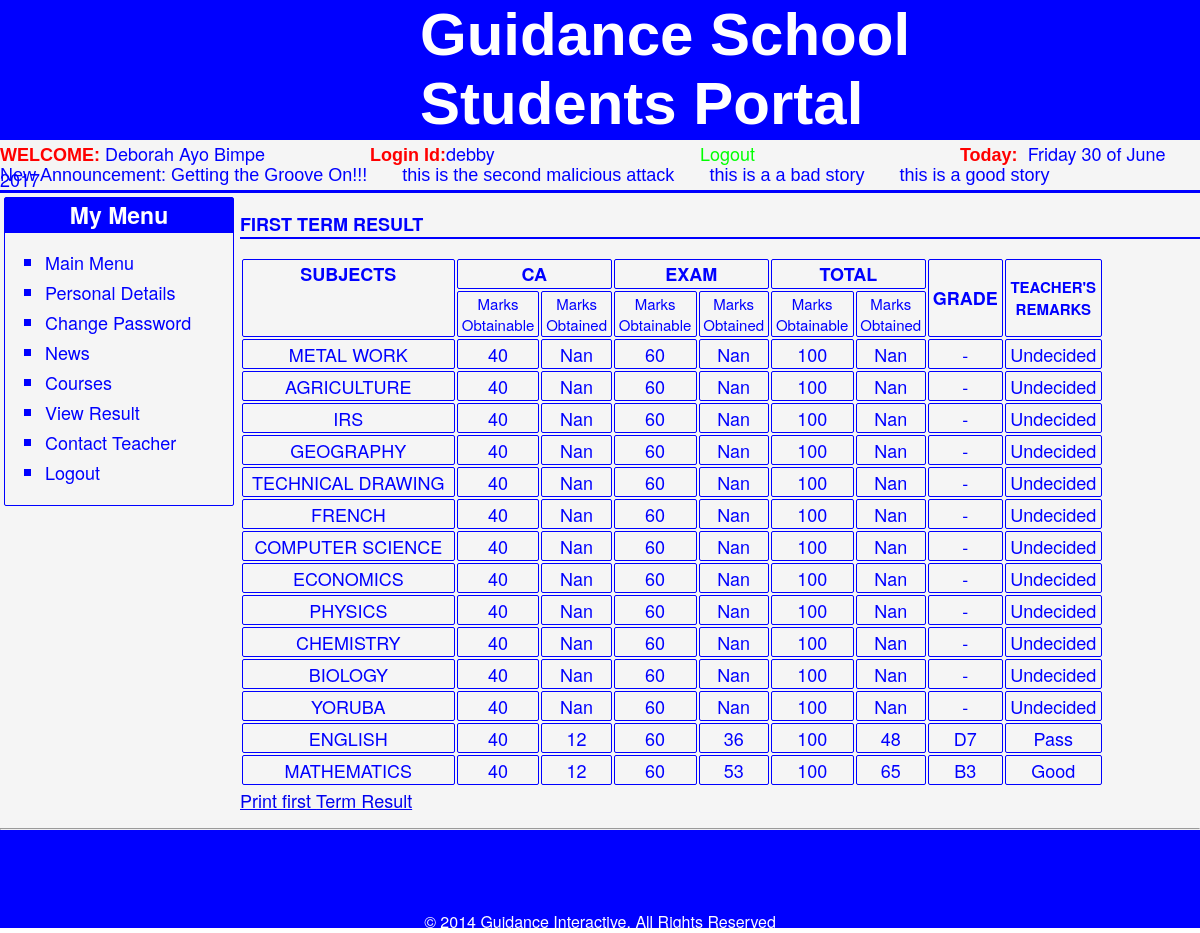
The page /students/result.php?term=first (signed in) on the database its author committed.
### tables this page shows
CREATE TABLE IF NOT EXISTS `notice` (
  `id` int(3) unsigned NOT NULL AUTO_INCREMENT,
  `notice` varchar(500) NOT NULL,
  PRIMARY KEY (`id`),
  UNIQUE KEY `id` (`id`)
);

CREATE TABLE IF NOT EXISTS `students` (
  `id` int(3) NOT NULL AUTO_INCREMENT,
  `student_id` varchar(15) NOT NULL,
  `surname` varchar(50) NOT NULL,
  `firstname` varchar(50) NOT NULL,
  `othername` varchar(50) NOT NULL,
  `username` varchar(50) NOT NULL,
  `password` varchar(50) NOT NULL,
  `phone` varchar(20) NOT NULL,
  `email` varchar(50) NOT NULL,
  `admission_date` date NOT NULL,
  `admin_admitting` varchar(50) NOT NULL,
  `date_of_birth` date NOT NULL,
  `age` int(3) NOT NULL,
  `gender` varchar(10) NOT NULL,
  `nationality` varchar(10) NOT NULL,
  `religion` varchar(15) NOT NULL,
  `address` varchar(100) NOT NULL,
  `state_of_origin` varchar(30) NOT NULL,
  `state_of_birth` varchar(30) NOT NULL,
  `parent_phone` varchar(20) NOT NULL,
  `parent_email` varchar(50) NOT NULL,
  `class_of_admitant` varchar(20) NOT NULL,
  `department` varchar(20) NOT NULL,
  `picture` varchar(200) NOT NULL,
  `courses` varchar(1000) NOT NULL,
  PRIMARY KEY (`id`),
  UNIQUE KEY `student_id` (`student_id`,`username`,`email`)
);

CREATE TABLE IF NOT EXISTS `english` (
  `no` int(5) NOT NULL AUTO_INCREMENT,
  `student_id` varchar(30) NOT NULL,
  `name` varchar(50) NOT NULL,
  `CA_for_first` int(5) NOT NULL,
  `EXAM_for_first` int(5) NOT NULL,
  `total_for_first` int(11) NOT NULL,
  `CA_for_second` int(11) NOT NULL,
  `EXAM_for_second` int(11) NOT NULL,
  `total_for_second` int(11) NOT NULL,
  `CA_for_third` int(11) NOT NULL,
  `EXAM_for_third` int(11) NOT NULL,
  `total_for_third` int(11) NOT NULL,
  `overall_average` int(11) NOT NULL,
  `session` varchar(50) NOT NULL,
  `class` varchar(50) NOT NULL,
  PRIMARY KEY (`no`),
  UNIQUE KEY `no` (`no`)
);

CREATE TABLE IF NOT EXISTS `mathematics` (
  `no` int(5) NOT NULL AUTO_INCREMENT,
  `student_id` varchar(30) NOT NULL,
  `name` varchar(50) NOT NULL,
  `CA_for_first` int(5) NOT NULL,
  `EXAM_for_first` int(5) NOT NULL,
  `total_for_first` int(11) NOT NULL,
  `CA_for_second` int(11) NOT NULL,
  `EXAM_for_second` int(11) NOT NULL,
  `total_for_second` int(11) NOT NULL,
  `CA_for_third` int(11) NOT NULL,
  `EXAM_for_third` int(11) NOT NULL,
  `total_for_third` int(11) NOT NULL,
  `overall_average` int(11) NOT NULL,
  `session` varchar(50) NOT NULL,
  `class` varchar(50) NOT NULL,
  PRIMARY KEY (`no`),
  UNIQUE KEY `no` (`no`)
);

### students/session.php (called while the page is built, shortened)
<?php
if(!empty($_SESSION['student'])){
$student=$_SESSION['student'];
}else{
header('location:login.php');
}
?>

### students/result.php (the view, shortened to what this page needs)
<?php
include('session.php');
?>
<!DOCTYPE html PUBLIC "-//W3C//DTD XHTML 1.0 Transitional//EN" "http://www.w3.org/TR/xhtml1/DTD/xhtml1-transitional.dtd">
<html xmlns="http://www.w3.org/1999/xhtml">
<head>
<link href="css/style.css" type="text/css" rel="stylesheet">
</head>
<body>
<?php include('header.php'); ?>
<?php include('main1.php'); ?>
<?php include('scroll.php'); ?>
<div id="body">
<?php include('menu.php'); ?>
<div id="work">
<?php
$term= $_GET['term'];
echo "<p class='tops'>$term TERM RESULT</p>";
$query=mysql_query("SELECT courses FROM students WHERE username='$username'");
while($row=mysql_fetch_assoc($query)){
$courses=$row['courses'];
}
$course=explode(',',$courses);
echo "<table id='result'>";
echo "<tr><td valign='top' rowspan='2'><b>SUBJECTS</b></td><td align='middle', colspan='2'><b>CA</b></td><td align='middle', colspan='2'><b>EXAM</b></td><td align='middle', colspan='2'><b>TOTAL</b></td><td rowspan='2'><b>GRADE</b><td rowspan='2'><small><b>TEACHER'S<br>REMARKS </b></small></td></tr>";
echo "<tr><td><small>Marks<br> Obtainable</small></td><td><small>Marks<br> Obtained<small></td><td><small>Marks<br> Obtainable</small></td><td><small>Marks<br> Obtained<small></td><td><small>Marks<br> Obtainable</small></td><td><small>Marks<br> Obtained<small></tr>";
foreach($course as $subject){
if($subject!=""){
$ca="CA_for_".$term;
$exam="EXAM_for_".$term;
$tot="total_for_".$term;
$subj=$subject;
$query2=mysql_query("SELECT $ca FROM $subj WHERE student_id='$student_id'");
while($row=mysql_fetch_assoc($query2)){
$result1=$row[$ca];
}
$query2=mysql_query("SELECT $exam FROM $subj WHERE student_id='$student_id'");
while($row=mysql_fetch_assoc($query2)){
$result2=$row[$exam];
}
$query3=mysql_query("SELECT $tot FROM $subj WHERE student_id='$student_id'");
while($row=mysql_fetch_assoc($query3)){
$result3=$row[$tot];
}
if(empty($result1)){
$result1="Nan";
}
if(empty($result2)){
$result2="Nan";
}
if(empty($result3)){
$result3="Nan";
}
if($result3>=75){
$grade="A1";
$remark="Excellent";
}elseif($result3>=70){
$grade="B2";
$remark="V.Good";
}elseif($result3>=65){
$grade="B3";
$remark="Good";
}elseif($result3>=60){
$grade="C4";
$remark="Credit";
}elseif($result3>=55){
$grade="C5";
$remark="Credit";
}elseif($result3>=50){
$grade="C6";
$remark="Credit";
}elseif($result3>=45){
$grade="D7";
$remark="Pass";
}elseif($result3>=40){
$grade="D8";
$remark="Pass";
}elseif($result3<40){
$grade="F9";
$remark="Fail";
}
if($result1=="Nan"||$result2=="Nan"){
$grade="-";
$remark="Undecided";
}
echo"<tr>";
echo "<td class='subject'>".str_replace("_"," ",$subject)."</td><td>40</td><td>$result1</td><td>60</td><td>$result2</td><td>100</td><td>$result3</td><td>$grade</td><td>$remark</td>";
echo "</tr>";
}
}
echo"</table>";
echo "<u><a href='print_result.php?term=$term'>Print $term Term Result</a></u>";
?>
</div>
</div>
<?php include('footer.php'); ?>
</body>
</html>

### students/scroll.php
<?php
$sql1=mysql_query("SELECT notice FROM notice ORDER BY id DESC LIMIT 0,4");
echo"<div id='scroll'>";
echo"<marquee>";
echo "New Announcement: ";
while($row=mysql_fetch_assoc($sql1)){
echo "{$row['notice']} &nbsp;&nbsp;&nbsp;&nbsp;&nbsp;&nbsp;";
};
echo"</marquee>";
echo"</div>";
?>

### students/css/style.css (style rules this page uses)
body { padding: 0px; width: 100%; height: 100%; margin: auto; font-family: "Blenda Script","Helvetica Neue", Helvetica, Arial, sans-serif; color:blue; font-size:16px; }
div { display:block; }
a { text-decoration:none; webkit-transition: 0.25s; -moz-transition: 0.25s; -o-transition: 0.25s; transition: 0.25s; }
#scroll { height: 25px; width: 100%; background-color: whitesmoke; color: blue; font-family:Verdana, Arial, Helvetica, sans-serif; font-size:18px; border-bottom:3px solid blue; }
#body { width: 100%; display:inline-block; background-color: whitesmoke; padding-bottom:15px; }
#work { width: 80%; background-color:whitesmoke; position: relative; float: right; border-radius:2px; min-height:410px; font-size:18px; font-family:"Helvetica Neue", Helvetica, Arial, sans-serif;; }
.tops { width:100%; font-weight:bold; border-bottom:2px solid blue; text-transform:uppercase; font-family:"Helvetica Neue", Helvetica, Arial, sans-serif;; }
.subject { text-transform:uppercase; }
#result { width:90%; }
#result td { border:1px solid blue; border-radius:2px; text-align:center; }

### rows shown on the page
notice: notice "Getting the Groove On!!!"
notice: notice "this is the second malicious attack"
notice: notice "this is a a bad story"
notice: notice "this is a good story"
students: courses "METAL WORK", courses "AGRICULTURE", courses "IRS", courses "GEOGRAPHY", courses "TECHNICAL DRAWING", courses "FRENCH", courses "COMPUTER SCIENCE", courses "ECONOMICS", courses "PHYSICS", courses "CHEMISTRY", courses "BIOLOGY", courses "YORUBA", courses "ENGLISH", courses "MATHEMATICS"
english: CA_for_first "12", EXAM_for_first "36", total_for_first "48", total_for_first "D7", total_for_first "Pass"
mathematics: CA_for_first "12", EXAM_for_first "53", total_for_first "65", total_for_first "B3", total_for_first "Good"

### other values the page prints
$surname "Deborah"
$firstname "Ayo"
$othername "Bimpe"
$username "debby"
$term "FIRST"
$result1 "Nan"
$result2 "Nan"
$result3 "Nan"
$grade "-"
$remark "Undecided"
$term "first"
